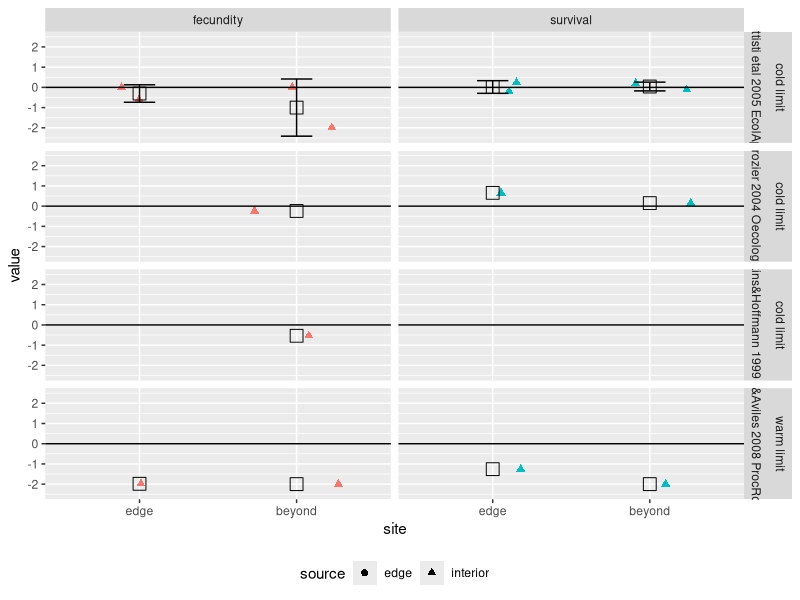
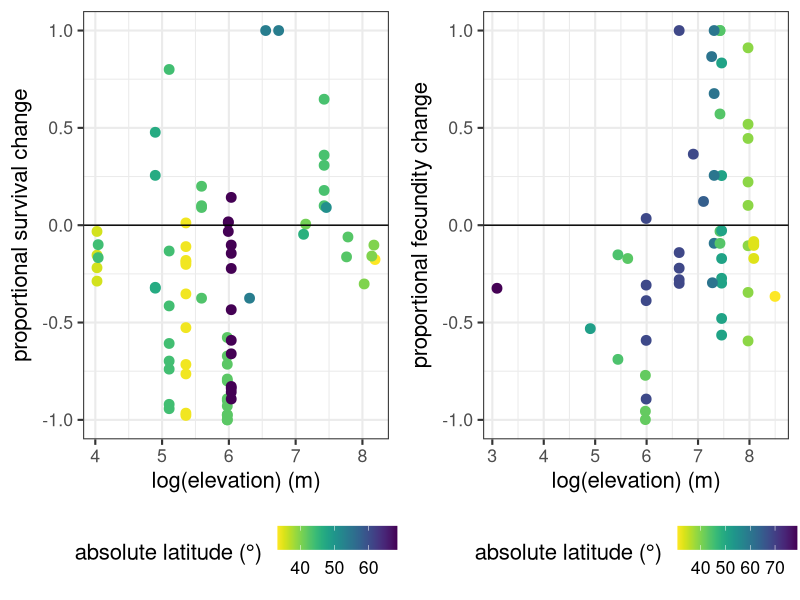
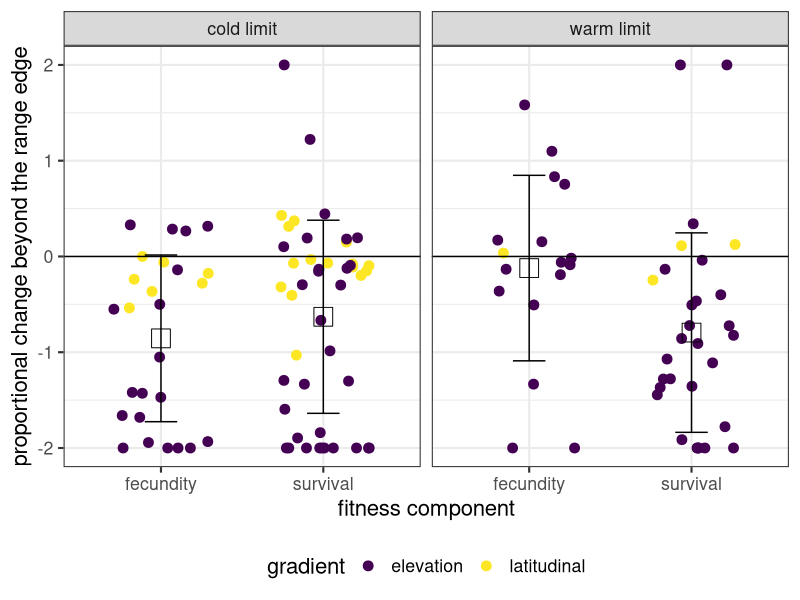

Source code (R) for these figures, in order:
#Explore survival and fecundity data in meta-analyses
library(ggplot2)
library(reshape2)
library(Hmisc)
library(cowplot)
library(viridis)

wd=getwd()

#===============================================
#Anderson
#https://nph.onlinelibrary.wiley.com/doi/full/10.1111/nph.13693
#binary fitness components (germination, seedling establishment, juvenile survival and adult survival
#Fecundity data were available at the level of the individual plant (e.g. number of flowers, fruits or seeds per individual) for 55 records (species by study combinations). For the remaining 40 records, fecundity data were presented on a population level, either per unit area (e.g. number of seeds or seed biomass per m2) or per plot (e.g. fecundity per experimental block). 

#some matches between s1 (survival) and s4 (fecundity)
setwd("./Data/")
s1= read.csv("Anderson_Plant_S1.csv")
s4= read.csv("Anderson_Plant_S4.csv")
#restrict to warming treatments
s1= s1[s1$treatment %in% c("infrared_heater","warming"),] #"snow_removal",
s4= s4[s4$treatment %in% c("active_warming","passive_warming"),]

s1$surv_e= s1$ai/s1$n1i
s1$surv_c= s1$ci/s1$n2i
s1$surv_d= (s1$surv_e-s1$surv_c)/s1$surv_c

s4$fit_d= (s4$m1i-s4$m2i)/s4$m2i

#STATS
s1$surv_d[is.infinite(s1$surv_d)]=NA

#find outliers
#ggplot(data=s1, aes(x=elevation.m., y = surv_d, group=1, color=absolute_latitude))+geom_boxplot()
#ggplot(data=s4, aes(x=elevation.m., y = fit_d, group=1, color=absolute_latitude))+geom_boxplot()
#values above 1 outliers so bound to 1
s1$surv_d[s1$surv_d>1]=1
s4$fit_d[s4$fit_d>1]=1

#check normality, more normally distributed without log
# hist(s1$surv_d) 
# hist(s4$fit_d)
# hist(log(s1$elevation.m.))
# hist(log(s4$elevation.m.))

mod.s= lm(surv_d~log(elevation.m.)+absolute_latitude, data=s1)
mod.s= lm(surv_d~poly(log(elevation.m.),2)+absolute_latitude, data=s1)

mod.f= lm(fit_d~log(elevation.m.)+absolute_latitude, data=s4)

anova(mod.s)
anova(mod.f)
summary(mod.s)
summary(mod.f)

#--------------------------
#FIGURE

#survival
s.plot= ggplot(data=s1, aes(x=log(elevation.m.), y = surv_d, group=1, color=absolute_latitude))+geom_point(size=3)+ylim(-1,1)+#xlim(0,3500)+
  geom_hline(yintercept=0)+theme_bw(base_size = 16)+theme(legend.position = "bottom")+
  ylab("proportional survival change") +xlab("log(elevation) (m)")+
  scale_colour_gradientn(colours = rev(viridis(20)), name="absolute latitude (°)" )
#geom_smooth(method="lm",color="grey",se=TRUE)

#fedundity
f.plot=ggplot(data=s4, aes(x=log(elevation.m.), y = fit_d, group=1, color=absolute_latitude))+geom_point(size=3)+ylim(-1,1)+#xlim(0,3500)+
  geom_hline(yintercept=0)+theme_bw(base_size = 16)+theme(legend.position = "bottom")+
  ylab("proportional fecundity change") +xlab("log(elevation) (m)")  +
  scale_colour_gradientn(colours = rev(viridis(20)), name="absolute latitude (°)")

setwd("/Volumes/GoogleDrive/My Drive/Buckley/Work/FitnessContrib_JEB/figures/meta_data/")
pdf("AndersonFig.pdf", height = 8, width = 10)
plot_grid(s.plot,f.plot)
dev.off()

#===============================================
#Hargraves

setwd(wd)
setwd("./Data/")
fit= read.csv("Hargreaves_metaperfdata.csv")

#parameter
#Em=emergence (germination to young life stage for plants, hatching for insects), G=growth, S=survival, R=reproduction, 
#Ov=overall fitness=combination of >1 fitness component (Em, S, R) or lifetime fitness as presented in article (see Hargreaves et al 2013 for full explanation)

#RESTRICT to S, R, Ov
fit= fit[fit$parameter %in% c("S","R"),]
fit= fit[fit$limit %in% c("high","low","equitoral","polar"),] 

#limit type:	divides range limits into G=geographic, E=elevational
#limit:	location of RL relative to the species entire range. high=high elev RL, low=low elev RL, polar=high latitude RL (northern RL in northern hemisphere, southern RL in southern hemisphere), equatorial=low latitude RL, east=eastern RL (longitudinal), west=western RL (longitudinal).

# #UNNORMALIZED
# #melt
# f.long= melt(data = fit, id.vars = c("reference","species","organism","limit.type","limit","parameter"), measure.vars = c("i.I", "i.E", "i.B", "e.I", "e.E", "e.B"))
# f.long$home<-"home"
# f.long$home[f.long$variable %in% c("i.E","e.I" )] <-"away"
# f.long$home[f.long$variable %in% c("i.B","e.B" )] <-"beyond"
# f.long$source<-"int"
# f.long$source[f.long$variable %in% c("e.I","e.E","e.B")] <-"edge"
# f.long$site<-"int"
# f.long$site[f.long$variable %in% c("i.E","e.E")] <-"edge"
# f.long$site[f.long$variable %in% c("i.B","e.B")] <-"beyond"

#-------------
#NORMALIZED
#melt
f.long= melt(data = fit, id.vars = c("reference","species","organism","limit.type","limit","parameter"), measure.vars = c("i.BI", "i.EI", "i.BE", "e.BI", "e.IE", "e.BE"))
#drop extra comparisons
f.long= f.long[f.long$variable %in% c("i.EI","i.BI","e.BE"), ] #drop e.IE, keep edge to beyond: "e.BE"

f.long$source<-"interior"
f.long$source[f.long$variable %in% c("e.IE","e.BE")] <-"edge"
f.long$site<-NA
f.long$site[f.long$variable %in% c("e.IE")] <-"interior"
f.long$site[f.long$variable %in% c("i.EI")] <-"edge"
f.long$site[f.long$variable %in% c("i.BI", "e.BE")] <-"beyond"

#other variables
f.long$site= factor(f.long$site, levels=c("interior","edge","beyond"))
f.long$group= paste(f.long$reference, f.long$species, f.long$limit, sep="_")
f.long$edge<-"cold limit"
f.long$edge[f.long$limit %in% c("low","equitoral")] <-"warm limit"
#change parameter name
f.long$parameter.lab<-NA
#f.long$parameter.lab[f.long$parameter=="G"]<-"growth"
f.long$parameter.lab[f.long$parameter=="R"]<-"fecundity"
f.long$parameter.lab[f.long$parameter=="S"]<-"survival"

#---------------------------
#FIGURE

#just beyond
f.long2= subset(f.long, f.long$site=="beyond")
#separate geographic / elevation
f.long2$gradient="elevation"
f.long2$gradient[f.long2$limit.type=="G"]="latitudinal"

setwd("/Volumes/GoogleDrive/My Drive/Buckley/Work/FitnessContrib_JEB/figures/meta_data/")
pdf("HargreavesFig.pdf", height = 8, width = 10)
ggplot(data=f.long2, aes(x=parameter.lab, y = value, color=gradient))+geom_jitter(size=3, width=0.3, height=0)+facet_grid(~edge) +
  geom_hline(yintercept=0)+theme_bw(base_size = 16) +theme(legend.position = "bottom")+ #+theme(strip.text.y = element_text(angle = 360))+stat_summary(fun.y=mean, geom="point")
  ylim(-2,2)+ylab("proportional change beyond the range edge")+xlab("fitness component")+
  stat_summary(fun.y=mean, geom="point", color="black", size=6, shape=0)+stat_summary(fun.data=mean_sdl,fun.args = list(mult=1), geom="errorbar",width=0.2, color="black")+
  scale_color_viridis(discrete=TRUE)
 dev.off()

#stats
#hist(f.long2[f.long2$parameter.lab=="survival","value"]) 
 
mod.f= lm(value~edge+gradient, data=f.long2[f.long2$parameter.lab=="fecundity",])
mod.s= lm(value~edge+gradient, data=f.long2[f.long2$parameter.lab=="survival",])

#==============================
#ANIMALS
  
#from Hargreaves
#check animals
  ggplot(data=f.long[f.long$organism=="Animal",], aes(x=site, y = value, color=parameter.lab, shape=source))+geom_jitter(size=2, width=0.3, height=0)+facet_grid(edge+reference~parameter.lab) +
    geom_hline(yintercept=0)+stat_summary(fun.data=mean_sdl,fun.args = list(mult=1), geom="errorbar",width=0.2, color="black")+
    stat_summary(fun.y=mean, geom="point", color="black", size=4, shape=0) +theme(legend.position = "bottom")+guides(colour=FALSE)+ #+theme(strip.text.y = element_text(angle = 360))+stat_summary(fun.y=mean, geom="point")
    ylim(-2.5,2.5)
  
  
  
